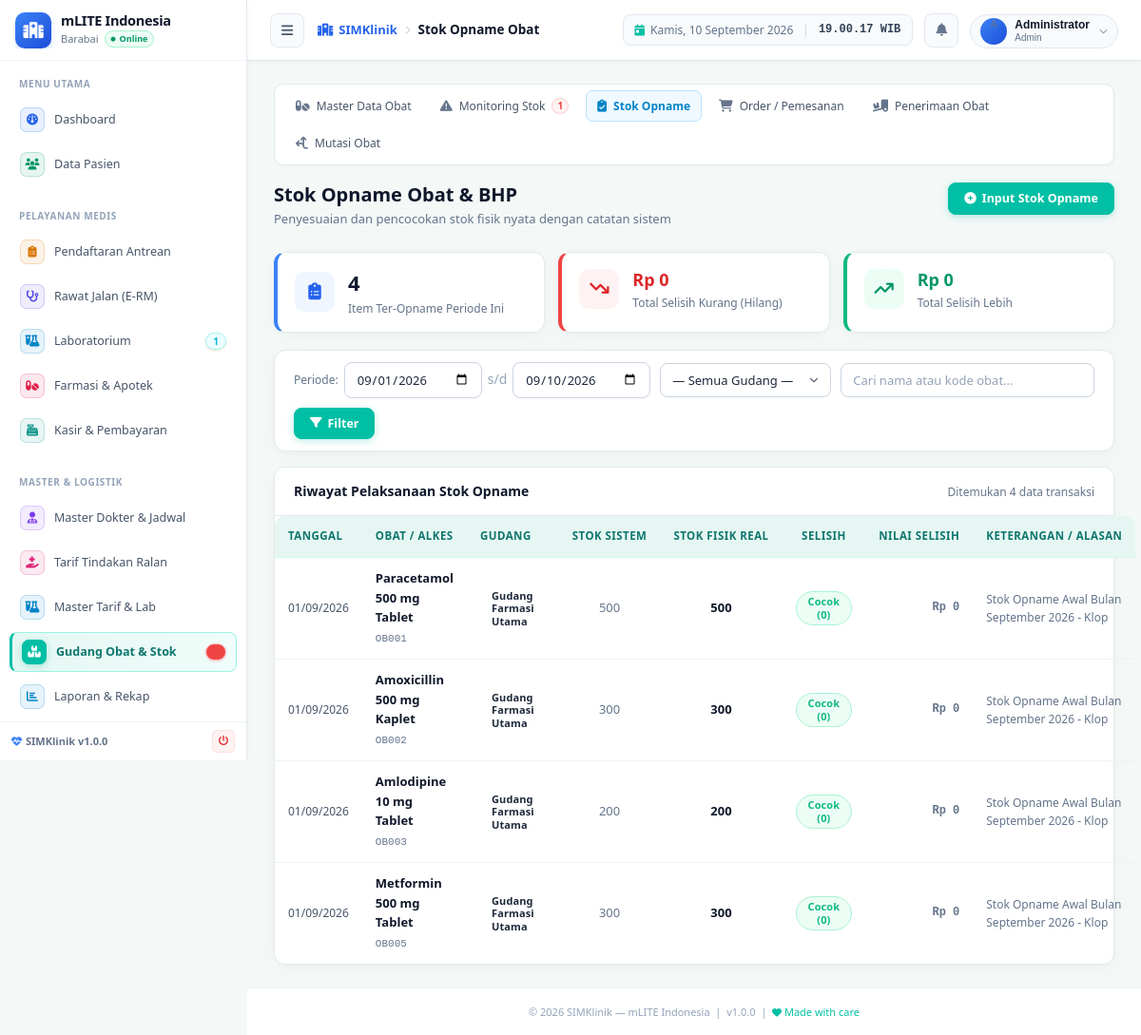
The page /modules/gudang_obat/stok_opname.php (signed in) on the database its author committed.
### tables this page shows
CREATE TABLE IF NOT EXISTS `opname` (
  `kode_brng` varchar(15) NOT NULL,
  `h_beli` double DEFAULT NULL,
  `tanggal` date NOT NULL,
  `stok` double NOT NULL,
  `real` double NOT NULL,
  `selisih` double NOT NULL,
  `nomihilang` double NOT NULL,
  `lebih` double NOT NULL,
  `nomilebih` double NOT NULL,
  `keterangan` varchar(60) NOT NULL,
  `kd_bangsal` char(5) NOT NULL,
  `no_batch` varchar(20) NOT NULL,
  `no_faktur` varchar(20) NOT NULL,
  PRIMARY KEY (`kode_brng`,`tanggal`,`kd_bangsal`,`no_batch`,`no_faktur`) USING BTREE,
  KEY `kd_bangsal` (`kd_bangsal`) USING BTREE,
  KEY `stok` (`stok`) USING BTREE,
  KEY `real` (`real`) USING BTREE,
  KEY `selisih` (`selisih`) USING BTREE,
  KEY `nomihilang` (`nomihilang`) USING BTREE,
  KEY `keterangan` (`keterangan`) USING BTREE,
  KEY `kode_brng` (`kode_brng`) USING BTREE
);

CREATE TABLE IF NOT EXISTS `databarang` (
  `kode_brng` varchar(15) NOT NULL DEFAULT '',
  `nama_brng` varchar(80) DEFAULT NULL,
  `kode_satbesar` char(4) NOT NULL,
  `kode_sat` char(4) DEFAULT NULL,
  `letak_barang` varchar(100) DEFAULT NULL,
  `dasar` double NOT NULL,
  `h_beli` double DEFAULT NULL,
  `ralan` double DEFAULT NULL,
  `kelas1` double DEFAULT NULL,
  `kelas2` double DEFAULT NULL,
  `kelas3` double DEFAULT NULL,
  `utama` double DEFAULT NULL,
  `vip` double DEFAULT NULL,
  `vvip` double DEFAULT NULL,
  `beliluar` double DEFAULT NULL,
  `jualbebas` double DEFAULT NULL,
  `karyawan` double DEFAULT NULL,
  `stokminimal` double DEFAULT NULL,
  `kdjns` char(4) DEFAULT NULL,
  `isi` double NOT NULL,
  `kapasitas` double NOT NULL,
  `expire` date DEFAULT NULL,
  `status` enum('0','1') NOT NULL,
  `kode_industri` char(5) DEFAULT NULL,
  `kode_kategori` char(4) DEFAULT NULL,
  `kode_golongan` char(4) DEFAULT NULL,
  PRIMARY KEY (`kode_brng`),
  KEY `kode_sat` (`kode_sat`),
  KEY `kdjns` (`kdjns`),
  KEY `nama_brng` (`nama_brng`),
  KEY `letak_barang` (`letak_barang`),
  KEY `h_beli` (`h_beli`),
  KEY `h_distributor` (`ralan`),
  KEY `h_grosir` (`kelas1`),
  KEY `h_retail` (`kelas2`),
  KEY `stok` (`stokminimal`),
  KEY `kapasitas` (`kapasitas`),
  KEY `kode_industri` (`kode_industri`),
  KEY `kelas3` (`kelas3`),
  KEY `utama` (`utama`),
  KEY `vip` (`vip`),
  KEY `vvip` (`vvip`),
  KEY `beliluar` (`beliluar`),
  KEY `jualbebas` (`jualbebas`),
  KEY `karyawan` (`karyawan`),
  KEY `expire` (`expire`),
  KEY `status` (`status`),
  KEY `kode_kategori` (`kode_kategori`),
  KEY `kode_golongan` (`kode_golongan`),
  KEY `kode_satbesar` (`kode_satbesar`) USING BTREE
);

CREATE TABLE IF NOT EXISTS `bangsal` (
  `kd_bangsal` char(5) NOT NULL,
  `nm_bangsal` varchar(30) DEFAULT NULL,
  `status` enum('0','1') DEFAULT NULL,
  PRIMARY KEY (`kd_bangsal`),
  KEY `nm_bangsal` (`nm_bangsal`),
  KEY `status` (`status`)
);

### includes/functions.php (called while the page is built, shortened)
<?php
function sanitize(string $input): string {
    return htmlspecialchars(trim(strip_tags($input)), ENT_QUOTES, 'UTF-8');
}

### config.php (called while the page is built, shortened)
<?php
function rupiah(float $amount): string {
    return 'Rp ' . number_format($amount, 0, ',', '.');
}

### modules/gudang_obat/stok_opname.php (the view, shortened to what this page needs)
<?php
require_once dirname(__DIR__, 2) . '/config.php';
require_once dirname(__DIR__, 2) . '/includes/functions.php';
$tgl_mulai  = sanitize($_GET['tgl_mulai'] ?? date('Y-m-01'));
$tgl_akhir  = sanitize($_GET['tgl_akhir'] ?? date('Y-m-d'));
$q_search   = sanitize($_GET['q'] ?? '');
$where = "o.tanggal BETWEEN '$tgl_mulai' AND '$tgl_akhir'";
$riwayat_res = $conn->query("
    SELECT o.*, db.nama_brng, ks.satuan, b.nm_bangsal
    FROM opname o
    JOIN databarang db ON o.kode_brng = db.kode_brng
    LEFT JOIN kodesatuan ks ON db.kode_sat = ks.kode_sat
    LEFT JOIN bangsal b ON o.kd_bangsal = b.kd_bangsal
    WHERE $where
    ORDER BY o.tanggal DESC, o.kode_brng ASC
");
$riwayat_list = [];
$total_hilang = 0;
$total_lebih  = 0;
if ($riwayat_res) {
    while ($r = $riwayat_res->fetch_assoc()) {
        $riwayat_list[] = $r;
        $total_hilang += (float)$r['nomihilang'];
        $total_lebih  += (float)$r['nomilebih'];
    }
}
include dirname(__DIR__, 2) . '/includes/header.php';
?>
<?php include __DIR__ . '/header_nav.php'; ?>
<div class="page-header">
  <div>
    <h1 class="page-title">Stok Opname Obat & BHP</h1>
    <p class="page-subtitle">Penyesuaian dan pencocokan stok fisik nyata dengan catatan sistem</p>
  </div>
  <div class="page-actions">
    <button type="button" class="btn btn-primary" onclick="openOpnameModal()">
      <i class="fas fa-plus-circle"></i> Input Stok Opname
    </button>
  </div>
</div>
<div style="display:grid;grid-template-columns:repeat(auto-fit, minmax(220px, 1fr));gap:14px;margin-bottom:18px;">
  <div class="card" style="border-left:4px solid #3b82f6;">
    <div class="card-body" style="padding:14px 18px;display:flex;align-items:center;gap:14px;">
      <div style="width:42px;height:42px;background:#eff6ff;color:#2563eb;border-radius:10px;display:flex;align-items:center;justify-content:center;font-size:18px;">
        <i class="fas fa-clipboard-list"></i>
      </div>
      <div>
        <div style="font-size:22px;font-weight:700;color:#0f172a;"><?= count($riwayat_list) ?></div>
        <div style="font-size:12px;color:#64748b;">Item Ter-Opname Periode Ini</div>
      </div>
    </div>
  </div>
  <div class="card" style="border-left:4px solid #ef4444;">
    <div class="card-body" style="padding:14px 18px;display:flex;align-items:center;gap:14px;">
      <div style="width:42px;height:42px;background:#fef2f2;color:#dc2626;border-radius:10px;display:flex;align-items:center;justify-content:center;font-size:18px;">
        <i class="fas fa-arrow-trend-down"></i>
      </div>
      <div>
        <div style="font-size:18px;font-weight:800;color:#dc2626;"><?= rupiah($total_hilang) ?></div>
        <div style="font-size:12px;color:#64748b;">Total Selisih Kurang (Hilang)</div>
      </div>
    </div>
  </div>
  <div class="card" style="border-left:4px solid #10b981;">
    <div class="card-body" style="padding:14px 18px;display:flex;align-items:center;gap:14px;">
      <div style="width:42px;height:42px;background:#ecfdf5;color:#059669;border-radius:10px;display:flex;align-items:center;justify-content:center;font-size:18px;">
        <i class="fas fa-arrow-trend-up"></i>
      </div>
      <div>
        <div style="font-size:18px;font-weight:800;color:#059669;"><?= rupiah($total_lebih) ?></div>
        <div style="font-size:12px;color:#64748b;">Total Selisih Lebih</div>
      </div>
    </div>
  </div>
</div>
<div class="card mb-16">
  <div class="card-body" style="padding:12px 20px;">
    <form method="GET" style="display:flex;gap:10px;align-items:center;flex-wrap:wrap;">
      <div style="display:flex;align-items:center;gap:6px;">
        <label style="font-size:12px;color:#64748b;">Periode:</label>
        <input type="date" name="tgl_mulai" class="form-control" style="width:145px;" value="<?= $tgl_mulai ?>">
        <span style="color:#94a3b8;">s/d</span>
        <input type="date" name="tgl_akhir" class="form-control" style="width:145px;" value="<?= $tgl_akhir ?>">
      </div>
      <div style="width:180px;">
        <select name="kd_bangsal" class="form-control">
          <option value="">— Semua Gudang —</option>
        </select>
      </div>
      <div style="flex:1;min-width:180px;">
        <input type="text" name="q" class="form-control" placeholder="Cari nama atau kode obat..." value="<?= htmlspecialchars($q_search) ?>">
      </div>
      <button type="submit" class="btn btn-primary"><i class="fas fa-filter"></i> Filter</button>
    </form>
  </div>
</div>
<div class="card">
  <div class="card-header" style="padding:14px 20px;border-bottom:1px solid #e2e8f0;display:flex;justify-content:space-between;align-items:center;">
    <h3 style="font-size:14px;font-weight:700;color:#0f172a;margin:0;">Riwayat Pelaksanaan Stok Opname</h3>
    <span style="font-size:12px;color:#64748b;">Ditemukan <?= count($riwayat_list) ?> data transaksi</span>
  </div>
  <div class="card-body" style="padding:0;">
    <div class="table-responsive">
      <table class="table table-hover mb-0">
        <thead>
          <tr style="background:#f8fafc;border-bottom:1px solid #e2e8f0;">
            <th style="width:100px;">Tanggal</th>
            <th>Obat / Alkes</th>
            <th>Gudang</th>
            <th style="text-align:center;">Stok Sistem</th>
            <th style="text-align:center;">Stok Fisik Real</th>
            <th style="text-align:center;">Selisih</th>
            <th style="text-align:right;">Nilai Selisih</th>
            <th>Keterangan / Alasan</th>
          </tr>
        </thead>
        <tbody>
          <?php if (empty($riwayat_list)): ?>
            <tr>
              <td colspan="8" style="text-align:center;padding:36px;color:#94a3b8;">
                <i class="fas fa-clipboard-question" style="font-size:32px;margin-bottom:10px;display:block;"></i>
                Belum ada data riwayat stok opname pada rentang tanggal ini.
              </td>
            </tr>
          <?php else: ?>
            <?php foreach ($riwayat_list as $row): ?>
              <?php
                $sel = (float)$row['selisih'];
              ?>
              <tr>
                <td style="font-size:12px;color:#475569;">
                  <?= date('d/m/Y', strtotime($row['tanggal'])) ?>
                </td>
                <td>
                  <div style="font-weight:600;color:#0f172a;font-size:13px;">
                    <?= htmlspecialchars($row['nama_brng']) ?>
                  </div>
                  <code style="font-size:11px;color:#64748b;"><?= htmlspecialchars($row['kode_brng']) ?></code>
                </td>
                <td><span class="badge badge-light"><?= htmlspecialchars($row['nm_bangsal'] ?: $row['kd_bangsal']) ?></span></td>
                <td style="text-align:center;font-size:13px;color:#64748b;"><?= (int)$row['stok'] ?></td>
                <td style="text-align:center;font-size:13px;font-weight:700;color:#0f172a;"><?= (int)$row['real'] ?></td>
                <td style="text-align:center;">
                  <?php if ($sel == 0): ?>
                    <span class="badge badge-success">Cocok (0)</span>
                  <?php elseif ($sel < 0): ?>
                    <span class="badge badge-danger"><?= (int)$sel ?></span>
                  <?php else: ?>
                    <span class="badge badge-info">+<?= (int)$sel ?></span>
                  <?php endif; ?>
                </td>
                <td style="text-align:right;font-family:monospace;font-size:12px;font-weight:600;color:<?= $sel<0?'#dc2626':($sel>0?'#059669':'#64748b') ?>;">
                  <?php if ($sel < 0): ?>
                    - <?= rupiah((float)$row['nomihilang']) ?>
                  <?php elseif ($sel > 0): ?>
                    + <?= rupiah((float)$row['nomilebih']) ?>
                  <?php else: ?>
                    Rp 0
                  <?php endif; ?>
                </td>
                <td style="font-size:12px;color:#64748b;">
                  <?= htmlspecialchars($row['keterangan'] ?: '-') ?>
                </td>
              </tr>
            <?php endforeach; ?>
          <?php endif; ?>
        </tbody>
      </table>
    </div>
  </div>
</div>
<?php include dirname(__DIR__, 2) . '/includes/footer.php'; ?>

### assets/css/style.css (style rules this page uses)
:root { --primary-50: #e6f7f3; --primary-100: #ccfbf1; --primary-200: #99f6e4; --primary-500: #14b8a6; --primary-600: #00bfa5; --primary-700: #0f766e; --primary-800: #115e59; --magenta-500: #e91e63; --magenta-600: #d81b60; --magenta-bg: #fdf2f8; --success: #10b981; --success-bg: #ecfdf5; --warning: #f59e0b; --warning-bg: #fffbeb; --danger: #ef4444; --danger-bg: #fef2f2; --info: #06b6d4; --info-bg: #ecfeff; --gray-50: #f4f8f7; --gray-100: #eef3f2; --gray-200: #e2ece9; --gray-300: #cbd5e1; --gray-400: #94a3b8; --gray-500: #64748b; --gray-600: #475569; --gray-700: #334155; --gray-800: #1e293b; --gray-900: #0f172a; --sidebar-w: 260px; --sidebar-w-collapsed: 72px; --header-h: 64px; --border-radius: 12px; --border-radius-sm: 8px; --border-radius-lg: 16px; --shadow-sm: 0 1px 3px 0 rgba(15, 23, 42, 0.04); --shadow: 0 3px 8px -1px rgba(15, 23, 42, 0.06); --shadow-md: 0 6px 16px -2px rgba(15, 23, 42, 0.06); --shadow-lg: 0 12px 24px -4px rgba(15, 23, 42, 0.08); --transition: all 0.18s cubic-bezier(0.4, 0, 0.2, 1); }
*, *::before, *::after { box-sizing: border-box; margin: 0; padding: 0; }
html { font-size: 14px; scroll-behavior: smooth; }
body { font-family: 'Segoe UI', -apple-system, BlinkMacSystemFont, Roboto, 'Helvetica Neue', sans-serif; background: #f1f6f5; color: var(--gray-800); line-height: 1.6; min-height: 100vh; }
.page-header { display: flex; align-items: flex-start; justify-content: space-between; gap: 16px; margin-bottom: 24px; }
.page-title { font-size: 20px; font-weight: 700; color: var(--gray-900); line-height: 1.3; }
.page-subtitle { font-size: 13px; color: var(--gray-500); margin-top: 2px; }
.page-actions { display: flex; align-items: center; gap: 8px; flex-shrink: 0; }
.card { background: #ffffff; border: 1px solid #e2ece9; border-radius: var(--border-radius); box-shadow: 0 4px 20px -2px rgba(15, 23, 42, 0.04), 0 2px 6px -1px rgba(0, 0, 0, 0.02); transition: box-shadow 0.2s ease, transform 0.2s ease; }
.card-header { display: flex; align-items: center; justify-content: space-between; padding: 14px 20px; border-bottom: 1px solid #edf4f2; gap: 12px; background: #ffffff; border-radius: var(--border-radius) var(--border-radius) 0 0; }
.card-body { padding: 20px; }
.btn { display: inline-flex; align-items: center; gap: 6px; padding: 7px 16px; border-radius: var(--border-radius-sm); font-size: 12.5px; font-weight: 600; font-family: inherit; border: 1px solid transparent; cursor: pointer; transition: var(--transition); white-space: nowrap; text-decoration: none; line-height: 1.4; }
.btn-primary { background: var(--primary-600); color: #fff; border-color: var(--primary-600); box-shadow: 0 2px 8px -1px rgba(0, 191, 165, 0.35); }
.badge { display: inline-flex; align-items: center; gap: 4px; padding: 3px 12px; border-radius: 999px; font-size: 11px; font-weight: 700; line-height: 1.25; letter-spacing: 0.01em; }
.badge-success { background: var(--success-bg); color: var(--success); border: 1px solid #a7f3d0; }
table.table { width: 100%; border-collapse: collapse; font-size: 13px; }
.table th, table.table thead th, .table-responsive thead th { background: #e6f7f3 !important; color: #0f766e !important; padding: 12px 14px; text-align: left; font-weight: 700; font-size: 11.5px; text-transform: uppercase; letter-spacing: 0.04em; border: none !important; border-bottom: 1px solid #d1fae5 !important; white-space: nowrap; vertical-align: middle; }
.table thead th:first-child, .table-responsive thead th:first-child { border-top-left-radius: 10px; }
.table thead th:last-child, .table-responsive thead th:last-child { border-top-right-radius: 10px; }
.table td { padding: 11px 14px; border-bottom: 1px solid #edf4f2; color: var(--gray-800); vertical-align: middle; transition: background 0.12s ease; }
.table tbody tr:last-child td { border-bottom: none; }
.form-control { width: 100%; padding: 8px 12px; border: 1px solid var(--gray-300); border-radius: var(--border-radius-sm); font-size: 13px; font-family: inherit; color: var(--gray-800); background: #fff; transition: var(--transition); outline: none; }
.form-control::placeholder { color: var(--gray-400); }
select.form-control { appearance: none; background-position: right 8px center; background-repeat: no-repeat; background-size: 18px; padding-right: 32px; }
.mb-16 { margin-bottom: 16px; }

### rows shown on the page
opname: tanggal "01/09/2026", kode_brng.nama_brng "Paracetamol 500 mg Tablet", kode_brng "OB001", kd_bangsal.nm_bangsal "Gudang Farmasi Utama", stok "500", real "500", selisih "Cocok (0)", keterangan "Stok Opname Awal Bulan September 2026 - Klop"
opname: tanggal "01/09/2026", kode_brng.nama_brng "Amoxicillin 500 mg Kaplet", kode_brng "OB002", kd_bangsal.nm_bangsal "Gudang Farmasi Utama", stok "300", real "300", selisih "Cocok (0)", keterangan "Stok Opname Awal Bulan September 2026 - Klop"
opname: tanggal "01/09/2026", kode_brng.nama_brng "Amlodipine 10 mg Tablet", kode_brng "OB003", kd_bangsal.nm_bangsal "Gudang Farmasi Utama", stok "200", real "200", selisih "Cocok (0)", keterangan "Stok Opname Awal Bulan September 2026 - Klop"
opname: tanggal "01/09/2026", kode_brng.nama_brng "Metformin 500 mg Tablet", kode_brng "OB005", kd_bangsal.nm_bangsal "Gudang Farmasi Utama", stok "300", real "300", selisih "Cocok (0)", keterangan "Stok Opname Awal Bulan September 2026 - Klop"

### other values the page prints
INSTANSI_NAMA "mLITE Indonesia"
INSTANSI_KOTA "Barabai"
$sec['title'] "MENU UTAMA"
$item['label'] "Dashboard"
$item['label'] "Data Pasien"
$sec['title'] "PELAYANAN MEDIS"
$item['label'] "Pendaftaran Antrean"
$item['label'] "Rawat Jalan (E-RM)"
$item['label'] "Laboratorium"
$item['badge'] "1"
$item['label'] "Farmasi & Apotek"
$item['label'] "Kasir & Pembayaran"
$sec['title'] "MASTER & LOGISTIK"
$item['label'] "Master Dokter & Jadwal"
$item['label'] "Tarif Tindakan Ralan"
